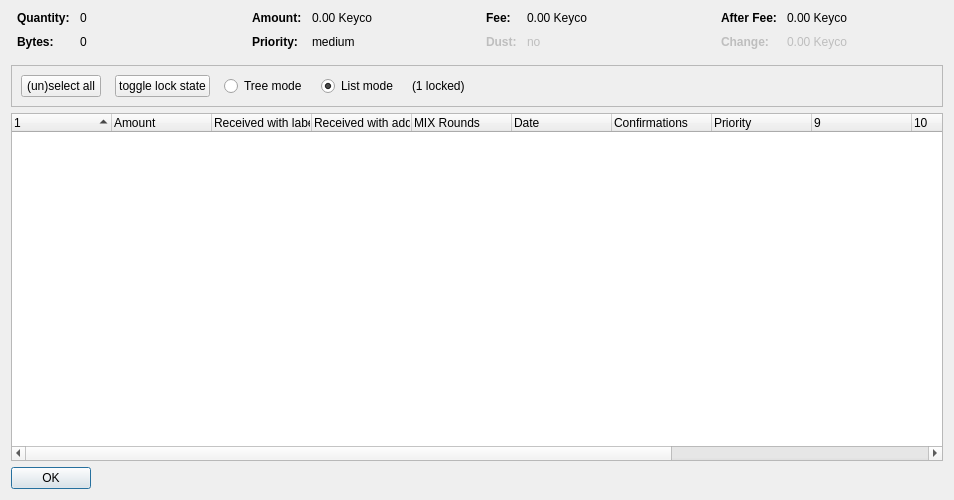
<?xml version="1.0" encoding="UTF-8"?>
<ui version="4.0">
 <class>CoinControlDialog</class>
 <widget class="QDialog" name="CoinControlDialog">
  <property name="geometry">
   <rect>
    <x>0</x>
    <y>0</y>
    <width>954</width>
    <height>500</height>
   </rect>
  </property>
  <property name="windowTitle">
   <string>Coin Selection</string>
  </property>
  <layout class="QVBoxLayout" name="verticalLayout">
   <item>
    <layout class="QHBoxLayout" name="horizontalLayoutTop" stretch="0,0,0,0">
     <property name="topMargin">
      <number>0</number>
     </property>
     <property name="bottomMargin">
      <number>10</number>
     </property>
     <item>
      <layout class="QFormLayout" name="formLayoutCoinControl1">
       <property name="horizontalSpacing">
        <number>10</number>
       </property>
       <property name="verticalSpacing">
        <number>10</number>
       </property>
       <property name="leftMargin">
        <number>6</number>
       </property>
       <property name="rightMargin">
        <number>6</number>
       </property>
       <item row="0" column="0">
        <widget class="QLabel" name="labelCoinControlQuantityText">
         <property name="font">
          <font>
           <weight>75</weight>
           <bold>true</bold>
          </font>
         </property>
         <property name="text">
          <string>Quantity:</string>
         </property>
        </widget>
       </item>
       <item row="0" column="1">
        <widget class="QLabel" name="labelCoinControlQuantity">
         <property name="cursor">
          <cursorShape>IBeamCursor</cursorShape>
         </property>
         <property name="contextMenuPolicy">
          <enum>Qt::ActionsContextMenu</enum>
         </property>
         <property name="text">
          <string notr="true">0</string>
         </property>
         <property name="textInteractionFlags">
          <set>Qt::LinksAccessibleByMouse|Qt::TextSelectableByKeyboard|Qt::TextSelectableByMouse</set>
         </property>
        </widget>
       </item>
       <item row="1" column="0">
        <widget class="QLabel" name="labelCoinControlBytesText">
         <property name="font">
          <font>
           <weight>75</weight>
           <bold>true</bold>
          </font>
         </property>
         <property name="text">
          <string>Bytes:</string>
         </property>
        </widget>
       </item>
       <item row="1" column="1">
        <widget class="QLabel" name="labelCoinControlBytes">
         <property name="cursor">
          <cursorShape>IBeamCursor</cursorShape>
         </property>
         <property name="contextMenuPolicy">
          <enum>Qt::ActionsContextMenu</enum>
         </property>
         <property name="text">
          <string notr="true">0</string>
         </property>
         <property name="textInteractionFlags">
          <set>Qt::LinksAccessibleByMouse|Qt::TextSelectableByKeyboard|Qt::TextSelectableByMouse</set>
         </property>
        </widget>
       </item>
      </layout>
     </item>
     <item>
      <layout class="QFormLayout" name="formLayoutCoinControl2">
       <property name="horizontalSpacing">
        <number>10</number>
       </property>
       <property name="verticalSpacing">
        <number>10</number>
       </property>
       <property name="leftMargin">
        <number>6</number>
       </property>
       <property name="rightMargin">
        <number>6</number>
       </property>
       <item row="0" column="0">
        <widget class="QLabel" name="labelCoinControlAmountText">
         <property name="font">
          <font>
           <weight>75</weight>
           <bold>true</bold>
          </font>
         </property>
         <property name="text">
          <string>Amount:</string>
         </property>
        </widget>
       </item>
       <item row="0" column="1">
        <widget class="QLabel" name="labelCoinControlAmount">
         <property name="cursor">
          <cursorShape>IBeamCursor</cursorShape>
         </property>
         <property name="contextMenuPolicy">
          <enum>Qt::ActionsContextMenu</enum>
         </property>
         <property name="text">
          <string notr="true">0.00 Keyco</string>
         </property>
         <property name="textInteractionFlags">
          <set>Qt::LinksAccessibleByMouse|Qt::TextSelectableByKeyboard|Qt::TextSelectableByMouse</set>
         </property>
        </widget>
       </item>
       <item row="1" column="0">
        <widget class="QLabel" name="labelCoinControlPriorityText">
         <property name="font">
          <font>
           <weight>75</weight>
           <bold>true</bold>
          </font>
         </property>
         <property name="text">
          <string>Priority:</string>
         </property>
        </widget>
       </item>
       <item row="1" column="1">
        <widget class="QLabel" name="labelCoinControlPriority">
         <property name="cursor">
          <cursorShape>IBeamCursor</cursorShape>
         </property>
         <property name="contextMenuPolicy">
          <enum>Qt::ActionsContextMenu</enum>
         </property>
         <property name="text">
          <string>medium</string>
         </property>
         <property name="textInteractionFlags">
          <set>Qt::LinksAccessibleByMouse|Qt::TextSelectableByKeyboard|Qt::TextSelectableByMouse</set>
         </property>
        </widget>
       </item>
      </layout>
     </item>
     <item>
      <layout class="QFormLayout" name="formLayoutCoinControl3">
       <property name="horizontalSpacing">
        <number>10</number>
       </property>
       <property name="verticalSpacing">
        <number>10</number>
       </property>
       <property name="leftMargin">
        <number>6</number>
       </property>
       <property name="rightMargin">
        <number>6</number>
       </property>
       <item row="0" column="0">
        <widget class="QLabel" name="labelCoinControlFeeText">
         <property name="font">
          <font>
           <weight>75</weight>
           <bold>true</bold>
          </font>
         </property>
         <property name="text">
          <string>Fee:</string>
         </property>
        </widget>
       </item>
       <item row="0" column="1">
        <widget class="QLabel" name="labelCoinControlFee">
         <property name="cursor">
          <cursorShape>IBeamCursor</cursorShape>
         </property>
         <property name="contextMenuPolicy">
          <enum>Qt::ActionsContextMenu</enum>
         </property>
         <property name="text">
          <string notr="true">0.00 Keyco</string>
         </property>
         <property name="textInteractionFlags">
          <set>Qt::LinksAccessibleByMouse|Qt::TextSelectableByKeyboard|Qt::TextSelectableByMouse</set>
         </property>
        </widget>
       </item>
       <item row="1" column="0">
        <widget class="QLabel" name="labelCoinControlLowOutputText">
         <property name="enabled">
          <bool>false</bool>
         </property>
         <property name="font">
          <font>
           <weight>75</weight>
           <bold>true</bold>
          </font>
         </property>
         <property name="text">
          <string>Dust:</string>
         </property>
        </widget>
       </item>
       <item row="1" column="1">
        <widget class="QLabel" name="labelCoinControlLowOutput">
         <property name="enabled">
          <bool>false</bool>
         </property>
         <property name="cursor">
          <cursorShape>IBeamCursor</cursorShape>
         </property>
         <property name="contextMenuPolicy">
          <enum>Qt::ActionsContextMenu</enum>
         </property>
         <property name="text">
          <string>no</string>
         </property>
         <property name="textInteractionFlags">
          <set>Qt::LinksAccessibleByMouse|Qt::TextSelectableByKeyboard|Qt::TextSelectableByMouse</set>
         </property>
        </widget>
       </item>
      </layout>
     </item>
     <item>
      <layout class="QFormLayout" name="formLayoutCoinControl4">
       <property name="horizontalSpacing">
        <number>10</number>
       </property>
       <property name="verticalSpacing">
        <number>10</number>
       </property>
       <property name="leftMargin">
        <number>6</number>
       </property>
       <property name="rightMargin">
        <number>6</number>
       </property>
       <item row="0" column="0">
        <widget class="QLabel" name="labelCoinControlAfterFeeText">
         <property name="font">
          <font>
           <weight>75</weight>
           <bold>true</bold>
          </font>
         </property>
         <property name="text">
          <string>After Fee:</string>
         </property>
        </widget>
       </item>
       <item row="0" column="1">
        <widget class="QLabel" name="labelCoinControlAfterFee">
         <property name="cursor">
          <cursorShape>IBeamCursor</cursorShape>
         </property>
         <property name="contextMenuPolicy">
          <enum>Qt::ActionsContextMenu</enum>
         </property>
         <property name="text">
          <string notr="true">0.00 Keyco</string>
         </property>
         <property name="textInteractionFlags">
          <set>Qt::LinksAccessibleByMouse|Qt::TextSelectableByKeyboard|Qt::TextSelectableByMouse</set>
         </property>
        </widget>
       </item>
       <item row="1" column="0">
        <widget class="QLabel" name="labelCoinControlChangeText">
         <property name="enabled">
          <bool>false</bool>
         </property>
         <property name="font">
          <font>
           <weight>75</weight>
           <bold>true</bold>
          </font>
         </property>
         <property name="text">
          <string>Change:</string>
         </property>
        </widget>
       </item>
       <item row="1" column="1">
        <widget class="QLabel" name="labelCoinControlChange">
         <property name="enabled">
          <bool>false</bool>
         </property>
         <property name="cursor">
          <cursorShape>IBeamCursor</cursorShape>
         </property>
         <property name="contextMenuPolicy">
          <enum>Qt::ActionsContextMenu</enum>
         </property>
         <property name="text">
          <string notr="true">0.00 Keyco</string>
         </property>
         <property name="textInteractionFlags">
          <set>Qt::LinksAccessibleByMouse|Qt::TextSelectableByKeyboard|Qt::TextSelectableByMouse</set>
         </property>
        </widget>
       </item>
      </layout>
     </item>
    </layout>
   </item>
   <item>
    <widget class="QFrame" name="frame">
     <property name="minimumSize">
      <size>
       <width>0</width>
       <height>40</height>
      </size>
     </property>
     <property name="frameShape">
      <enum>QFrame::StyledPanel</enum>
     </property>
     <property name="frameShadow">
      <enum>QFrame::Sunken</enum>
     </property>
     <layout class="QHBoxLayout" name="horizontalLayout">
      <item>
       <layout class="QHBoxLayout" name="horizontalLayoutPanel" stretch="0,0,0,0,0,0">
        <property name="spacing">
         <number>14</number>
        </property>
        <item>
         <widget class="QPushButton" name="pushButtonSelectAll">
          <property name="sizePolicy">
           <sizepolicy hsizetype="Maximum" vsizetype="Fixed">
            <horstretch>0</horstretch>
            <verstretch>0</verstretch>
           </sizepolicy>
          </property>
          <property name="text">
           <string>(un)select all</string>
          </property>
          <property name="autoDefault">
           <bool>false</bool>
          </property>
         </widget>
        </item>
        <item>
         <widget class="QPushButton" name="pushButtonToggleLock">
          <property name="sizePolicy">
           <sizepolicy hsizetype="Maximum" vsizetype="Fixed">
            <horstretch>0</horstretch>
            <verstretch>0</verstretch>
           </sizepolicy>
          </property>
          <property name="text">
           <string>toggle lock state</string>
          </property>
          <property name="autoDefault">
           <bool>false</bool>
          </property>
         </widget>
        </item>
        <item>
         <widget class="QRadioButton" name="radioTreeMode">
          <property name="sizePolicy">
           <sizepolicy hsizetype="Maximum" vsizetype="Fixed">
            <horstretch>0</horstretch>
            <verstretch>0</verstretch>
           </sizepolicy>
          </property>
          <property name="text">
           <string>Tree mode</string>
          </property>
         </widget>
        </item>
        <item>
         <widget class="QRadioButton" name="radioListMode">
          <property name="sizePolicy">
           <sizepolicy hsizetype="Maximum" vsizetype="Fixed">
            <horstretch>0</horstretch>
            <verstretch>0</verstretch>
           </sizepolicy>
          </property>
          <property name="text">
           <string>List mode</string>
          </property>
          <property name="checked">
           <bool>true</bool>
          </property>
         </widget>
        </item>
        <item>
         <widget class="QLabel" name="labelLocked">
          <property name="text">
           <string>(1 locked)</string>
          </property>
         </widget>
        </item>
        <item>
         <spacer name="horizontalSpacer">
          <property name="orientation">
           <enum>Qt::Horizontal</enum>
          </property>
          <property name="sizeHint" stdset="0">
           <size>
            <width>40</width>
            <height>20</height>
           </size>
          </property>
         </spacer>
        </item>
       </layout>
      </item>
     </layout>
    </widget>
   </item>
   <item>
    <widget class="CoinControlTreeWidget" name="treeWidget">
     <property name="contextMenuPolicy">
      <enum>Qt::CustomContextMenu</enum>
     </property>
     <property name="sortingEnabled">
      <bool>false</bool>
     </property>
     <property name="columnCount">
      <number>13</number>
     </property>
     <attribute name="headerShowSortIndicator" stdset="0">
      <bool>true</bool>
     </attribute>
     <attribute name="headerStretchLastSection">
      <bool>false</bool>
     </attribute>
     <column>
      <property name="text">
       <string/>
      </property>
     </column>
     <column>
      <property name="text">
       <string>Amount</string>
      </property>
     </column>
     <column>
      <property name="text">
       <string>Received with label</string>
      </property>
     </column>
     <column>
      <property name="text">
       <string>Received with address</string>
      </property>
     </column>
     <column>
      <property name="text">
       <string>MIX Rounds</string>
      </property>
     </column>
     <column>
      <property name="text">
       <string>Date</string>
      </property>
     </column>
     <column>
      <property name="text">
       <string>Confirmations</string>
      </property>
      <property name="toolTip">
       <string>Confirmed</string>
      </property>
     </column>
     <column>
      <property name="text">
       <string>Priority</string>
      </property>
     </column>
     <column>
      <property name="text">
       <string/>
      </property>
     </column>
     <column>
      <property name="text">
       <string/>
      </property>
     </column>
     <column>
      <property name="text">
       <string/>
      </property>
     </column>
     <column>
      <property name="text">
       <string/>
      </property>
     </column>
     <column>
      <property name="text">
       <string/>
      </property>
     </column>
    </widget>
   </item>
   <item>
    <widget class="QDialogButtonBox" name="buttonBox">
     <property name="sizePolicy">
      <sizepolicy hsizetype="Maximum" vsizetype="Fixed">
       <horstretch>0</horstretch>
       <verstretch>0</verstretch>
      </sizepolicy>
     </property>
     <property name="orientation">
      <enum>Qt::Horizontal</enum>
     </property>
     <property name="standardButtons">
      <set>QDialogButtonBox::Ok</set>
     </property>
    </widget>
   </item>
  </layout>
 </widget>
 <customwidgets>
  <customwidget>
   <class>CoinControlTreeWidget</class>
   <extends>QTreeWidget</extends>
   <header>coincontroltreewidget.h</header>
  </customwidget>
 </customwidgets>
 <resources/>
 <connections/>
</ui>
